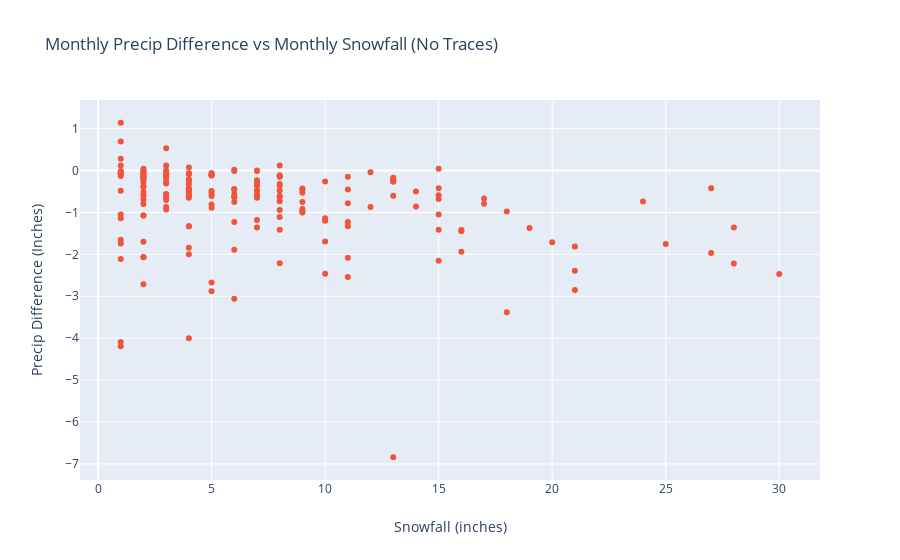

The notebook cell this image was saved under:
### Code cell
precip_comp_fig_no_trace = go.Figure(
    data=[go.Scatter()],
    layout=go.Layout(
        title=go.layout.Title(
            text='Monthly Precip Difference vs Monthly Snowfall (No Traces)'),
    xaxis=go.layout.XAxis(
        title=go.layout.xaxis.Title(text='Snowfall (inches)')),
    yaxis=go.layout.YAxis(
        title=go.layout.yaxis.Title(text='Precip Difference (Inches)'))))

precip_comp_fig_no_trace.add_trace(
    go.Scatter(x=monthly_no_trace_pp.snowfall,y=monthly_no_trace_pp.rez,
              text=monthly_no_trace_pp.ym + '<br \>' +
              'Snowfall Events: ' + monthly_no_trace_pp.snowfall,
              mode='markers'))

### Figure 1 — Plotly figure (JSON) as saved in the notebook; plotly's stock layout.template omitted (floating-point values rounded to 4 significant figures; data arrays with more than 128 entries replaced by an {"elided": "..."} marker saying what was removed)
{"data": [{"type": "scatter"}, {"mode": "markers", "text": {"elided": "186 str values"}, "type": "scatter", "x": {"elided": "186 str values"}, "y": {"elided": "186 float values"}}], "layout": {"title": {"text": "Monthly Precip Difference vs Monthly Snowfall (No Traces)"}, "xaxis": {"title": {"text": "Snowfall (inches)"}}, "yaxis": {"title": {"text": "Precip Difference (Inches)"}}}}
